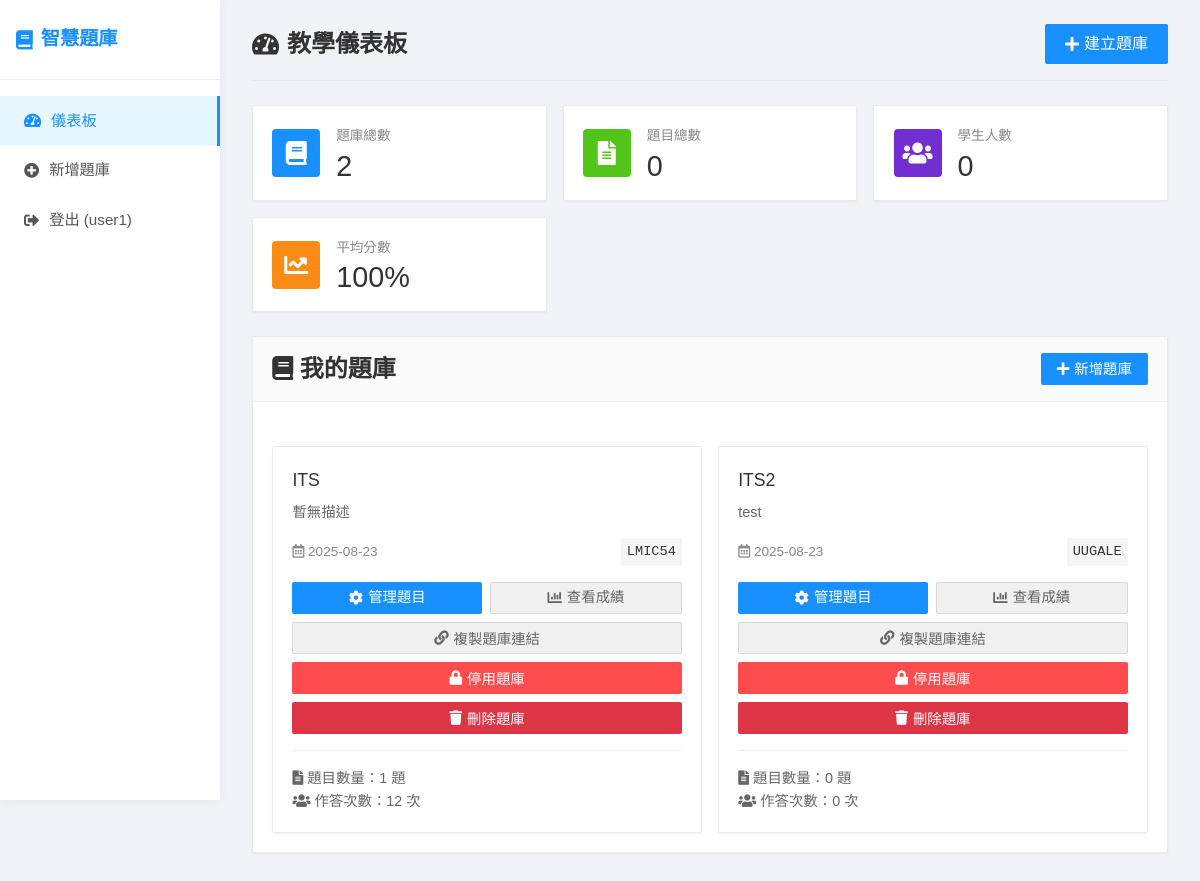
Before: /teacher-dashboard (signed in) with the older database file.
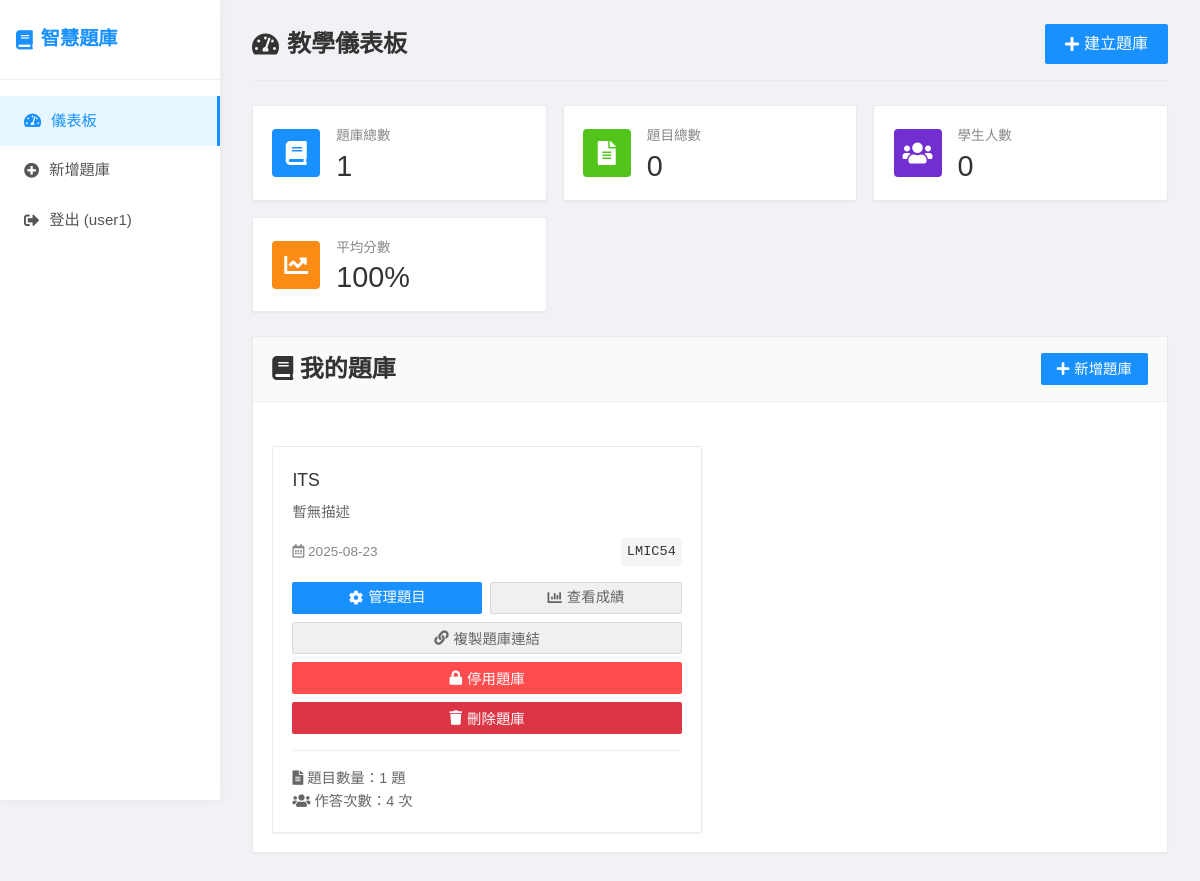
After: the same page with the newer database file.
### app.py (models this page shows)
class User(UserMixin, db.Model):
    id = db.Column(db.Integer, primary_key=True)
    username = db.Column(db.String(80), unique=True, nullable=False)
    email = db.Column(db.String(120), unique=True, nullable=False)
    password_hash = db.Column(db.String(120), nullable=False)
    is_teacher = db.Column(db.Boolean, default=True)
    created_at = db.Column(db.DateTime, default=datetime.utcnow)
    quiz_banks = db.relationship('QuizBank', backref='owner', lazy=True)

class QuizBank(db.Model):
    id = db.Column(db.Integer, primary_key=True)
    title = db.Column(db.String(200), nullable=False)
    description = db.Column(db.Text)
    access_code = db.Column(db.String(10), unique=True, nullable=False)
    is_active = db.Column(db.Boolean, default=True)
    created_at = db.Column(db.DateTime, default=datetime.utcnow)
    teacher_id = db.Column(db.Integer, db.ForeignKey('user.id'), nullable=False)
    questions = db.relationship('Question', backref='quiz_bank', lazy=True, cascade='all, delete-orphan')
    submissions = db.relationship('Submission', backref='quiz_bank', lazy=True)

### app.py (the view)
@app.route('/teacher-dashboard')
@login_required
def teacher_dashboard():
    quiz_banks = QuizBank.query.filter_by(teacher_id=current_user.id).all()
    return render_template('teacher_dashboard.html', quiz_banks=quiz_banks)

### app.py (called while the page is built)
@login_manager.user_loader
def load_user(user_id):
    return User.query.get(int(user_id))

### templates/teacher_dashboard.html (shortened to what this page needs)
{% extends "base.html" %}
{% block content %}
<div class="page-header">
    <h1><i class="fas fa-tachometer-alt"></i> 教學儀表板</h1>
    <a href="{{ url_for('create_quiz_bank') }}" class="btn btn-lg">
        <i class="fas fa-plus"></i> 建立題庫
    </a>
</div>
<div class="stats-cards">
    <div class="stat-card">
        <div class="stat-icon blue">
            <i class="fas fa-book"></i>
        </div>
        <div class="stat-content">
            <div class="stat-title">題庫總數</div>
            <div class="stat-value">{{ quiz_banks|length }}</div>
        </div>
    </div>
    <div class="stat-card">
        <div class="stat-icon green">
            <i class="fas fa-file-alt"></i>
        </div>
        <div class="stat-content">
            <div class="stat-title">題目總數</div>
            <div class="stat-value">{% set total_questions = 0 %}{% for bank in quiz_banks %}{% set total_questions = total_questions + bank.questions|length %}{% endfor %}{{ total_questions }}</div>
        </div>
    </div>
    <div class="stat-card">
        <div class="stat-icon purple">
            <i class="fas fa-users"></i>
        </div>
        <div class="stat-content">
            <div class="stat-title">學生人數</div>
            <div class="stat-value">{% set total_submissions = 0 %}{% for bank in quiz_banks %}{% set total_submissions = total_submissions + bank.submissions|length %}{% endfor %}{{ total_submissions }}</div>
        </div>
    </div>
    <div class="stat-card">
        <div class="stat-icon orange">
            <i class="fas fa-chart-line"></i>
        </div>
        <div class="stat-content">
            <div class="stat-title">平均分數</div>
            <div class="stat-value">100%</div>
        </div>
    </div>
</div>
<div class="card">
    <div class="card-header">
        <h2><i class="fas fa-book"></i> 我的題庫</h2>
        <a href="{{ url_for('create_quiz_bank') }}" class="btn">
            <i class="fas fa-plus"></i> 新增題庫
        </a>
    </div>
    <div class="card-body">
        {% if quiz_banks %}
            <div class="quiz-banks-grid">
                {% for quiz_bank in quiz_banks %}
                <div class="quiz-bank-card">
                    <div class="quiz-bank-title">{{ quiz_bank.title }}</div>
                    <div class="quiz-bank-description">
                        {{ quiz_bank.description if quiz_bank.description else '暫無描述' }}
                    </div>
                    <div class="quiz-bank-info">
                        <span><i class="far fa-calendar-alt"></i> {{ quiz_bank.created_at.strftime('%Y-%m-%d') }}</span>
                        <span class="access-code">{{ quiz_bank.access_code }}</span>
                    </div>
                    <div style="display: flex; gap: 0.5rem; margin-top: 1rem;">
                        <a href="{{ url_for('manage_quiz_bank', quiz_bank_id=quiz_bank.id) }}" class="btn" style="flex: 1; text-align: center;">
                            <i class="fas fa-cog"></i> 管理題目
                        </a>
                        <a href="{{ url_for('view_submissions_page', quiz_bank_id=quiz_bank.id) }}" class="btn btn-secondary" style="flex: 1; text-align: center;">
                            <i class="fas fa-chart-bar"></i> 查看成績
                        </a>
                    </div>
                    <div style="margin-top: 0.5rem;">
                        <button onclick="copyQuizLink('{{ quiz_bank.access_code }}')" class="btn btn-secondary" style="width: 100%;">
                            <i class="fas fa-link"></i> 複製題庫連結
                        </button>
                    </div>
                    <div style="margin-top: 0.5rem;">
                        <button onclick="toggleQuizBank({{ quiz_bank.id }}, {{ quiz_bank.is_active|lower }})"
                                class="btn {{ 'btn-danger' if quiz_bank.is_active else 'btn-success' }}"
                                style="width: 100%;">
                            <i class="fas fa-{{ 'lock' if quiz_bank.is_active else 'lock-open' }}"></i>
                            {{ '停用題庫' if quiz_bank.is_active else '啟用題庫' }}
                        </button>
                    </div>
                    <div style="margin-top: 0.5rem;">
                        <button onclick="deleteQuizBank({{ quiz_bank.id }})"
                                class="btn btn-danger"
                                style="width: 100%; background-color: #dc3545;">
                            <i class="fas fa-trash"></i> 刪除題庫
                        </button>
                    </div>
                    <div style="margin-top: 1rem; padding-top: 1rem; border-top: 1px solid #eee; font-size: 0.9rem; color: #666;">
                        <div><i class="fas fa-file-alt"></i> 題目數量：{{ quiz_bank.questions|length }} 題</div>
                        <div><i class="fas fa-users"></i> 作答次數：{{ quiz_bank.submissions|length }} 次</div>
                    </div>
                </div>
                {% endfor %}
            </div>
        {% endif %}
    </div>
</div>
{% endblock %}

### templates/base.html (shortened to what this page needs)
<!DOCTYPE html>
<html lang="zh-TW">
<head>
    <link rel="stylesheet" href="{{ url_for('static', filename='css/style.css') }}">
    <link rel="stylesheet" href="https://cdnjs.cloudflare.com/ajax/libs/font-awesome/5.15.4/css/all.min.css">
</head>
<body>
    <div class="container">
        <nav class="navbar">
            <h1><i class="fas fa-book"></i> 智慧題庫</h1>
            <div class="nav-links">
                {% if current_user.is_authenticated %}
                    <a href="{{ url_for('teacher_dashboard') }}" class="{{ 'active' if request.endpoint == 'teacher_dashboard' else '' }}">
                        <i class="fas fa-tachometer-alt"></i> 儀表板
                    </a>
                    <a href="{{ url_for('create_quiz_bank') }}" class="{{ 'active' if request.endpoint == 'create_quiz_bank' else '' }}">
                        <i class="fas fa-plus-circle"></i> 新增題庫
                    </a>
                    <a href="{{ url_for('logout') }}">
                        <i class="fas fa-sign-out-alt"></i> 登出 ({{ current_user.username }})
                    </a>
                {% endif %}
            </div>
        </nav>
        <div class="content">
            {% block content %}{% endblock %}
        </div>
    </div>
</body>
</html>

### static/css/style.css (style rules this page uses)
* { margin: 0; padding: 0; box-sizing: border-box; }
body { font-family: 'Microsoft JhengHei', Consolas, sans-serif; line-height: 1.6; background: #f0f2f5; min-height: 100vh; }
.container { display: flex; min-height: 100vh; }
.navbar { width: 220px; background: #fff; color: #333; box-shadow: 0 0 10px rgba(0,0,0,0.05); display: flex; flex-direction: column; padding: 0; position: fixed; height: 100vh; z-index: 100; }
.navbar h1 { font-size: 1.2rem; font-weight: bold; padding: 1.5rem 1rem; color: #1890ff; border-bottom: 1px solid #f0f0f0; margin: 0; display: flex; align-items: center; gap: 8px; }
.navbar .nav-links { display: flex; flex-direction: column; padding: 1rem 0; }
.navbar a { color: #555; text-decoration: none; padding: 0.8rem 1.5rem; transition: all 0.3s; display: flex; align-items: center; gap: 10px; font-size: 0.95rem; }
.navbar a.active { background-color: #e6f7ff; color: #1890ff; border-right: 3px solid #1890ff; }
.content { flex: 1; padding: 1.5rem 2rem; margin-left: 220px; background: #f0f2f5; }
.page-header { display: flex; justify-content: space-between; align-items: center; margin-bottom: 1.5rem; padding-bottom: 1rem; border-bottom: 1px solid #eaeaea; }
.page-header h1 { font-size: 1.5rem; color: #333; margin: 0; display: flex; align-items: center; gap: 8px; }
.btn { display: inline-flex; align-items: center; justify-content: center; padding: 0.5rem 1rem; background: #1890ff; color: white; text-decoration: none; border: none; border-radius: 2px; cursor: pointer; font-size: 0.9rem; font-weight: 500; transition: all 0.2s; height: 32px; gap: 5px; }
.btn-secondary { background: #f0f0f0; color: #666; border: 1px solid #d9d9d9; }
.btn-danger { background: #ff4d4f; }
.btn-lg { height: 40px; padding: 0.5rem 1.25rem; font-size: 1rem; }
.card { background: white; border-radius: 2px; box-shadow: 0 1px 2px rgba(0,0,0,0.05); margin-bottom: 1rem; overflow: hidden; transition: all 0.3s; border: 1px solid #eaeaea; }
.card-header { background: #fafafa; color: #333; padding: 0.8rem 1.2rem; font-weight: 500; border-bottom: 1px solid #f0f0f0; display: flex; justify-content: space-between; align-items: center; }
.card-body { padding: 1.2rem; }
.stats-cards { display: grid; grid-template-columns: repeat(auto-fit, minmax(220px, 1fr)); gap: 1rem; margin-bottom: 1.5rem; }
.stat-card { background: white; border-radius: 2px; padding: 1.2rem; display: flex; align-items: center; box-shadow: 0 1px 2px rgba(0,0,0,0.05); border: 1px solid #eaeaea; }
.stat-icon { width: 48px; height: 48px; border-radius: 4px; display: flex; align-items: center; justify-content: center; margin-right: 1rem; font-size: 1.5rem; color: white; }
.stat-icon.blue { background: #1890ff; }
.stat-icon.green { background: #52c41a; }
.stat-icon.purple { background: #722ed1; }
.stat-icon.orange { background: #fa8c16; }
.stat-content { flex: 1; }
.stat-title { font-size: 0.85rem; color: #888; margin-bottom: 0.3rem; }
.stat-value { font-size: 1.8rem; font-weight: 500; color: #333; line-height: 1; }
.quiz-banks-grid { display: grid; grid-template-columns: repeat(auto-fill, minmax(300px, 1fr)); gap: 1rem; margin-top: 1.5rem; }
.quiz-bank-card { background: white; border-radius: 2px; box-shadow: 0 1px 2px rgba(0,0,0,0.05); border: 1px solid #eaeaea; padding: 1.2rem; transition: all 0.3s; }
.quiz-bank-title { font-size: 1.1rem; font-weight: 500; color: #333; margin-bottom: 0.5rem; }
.quiz-bank-description { color: #666; margin-bottom: 1rem; line-height: 1.4; font-size: 0.9rem; }
.quiz-bank-info { display: flex; justify-content: space-between; align-items: center; margin-bottom: 1rem; font-size: 0.85rem; color: #888; }
.access-code { background: #f5f5f5; padding: 3px 6px; border-radius: 2px; font-family: Consolas, monospace; font-weight: 500; color: #333; font-size: 0.85rem; }

Changed rows visible on the page:
removed QuizBank: title "ITS2", description "test", created_at "2025-08-23", access_code "UUGALE", is_active "停用題庫", questions|length "0", submissions|length "0"
computed for QuizBank "ITS": submissions|length "12" → "4"
Other visible differences:
{{ quiz_banks|length }}: "2" → "1"
